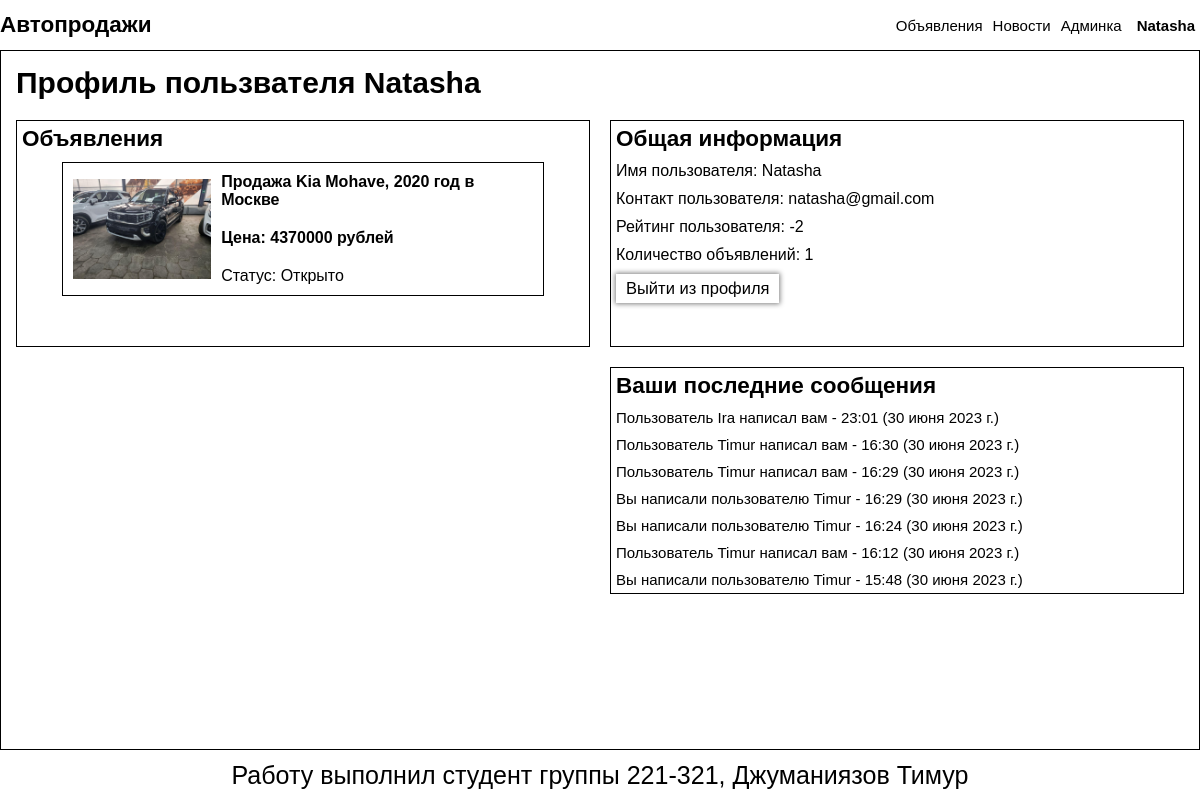
The app's page /author_profile/2 (signed in) with its own data.
### mainApp/models.py (models this page shows, shortened)
class Advertisement(models.Model):
    author = models.ForeignKey(User, on_delete=models.CASCADE, verbose_name='Автор')
    image = models.ImageField(upload_to='images/advertisements/%Y/%m/%d', verbose_name='Изображение')
    title = models.CharField(max_length=200, verbose_name="Заголовок")
    text = models.TextField(verbose_name='Описание')
    price = models.IntegerField(verbose_name='Цена')
    is_close = models.BooleanField(default=False, verbose_name='Закрыто')
    created_at = models.DateField(null=True, auto_now_add=True, verbose_name='Дата написания')
    class Meta:
        verbose_name = "Объявление"
        verbose_name_plural = "Объявления"

class Сommunication(models.Model):
    sender = models.ForeignKey(User, on_delete=models.CASCADE, related_name='sender', verbose_name='Отправитель')
    recipient = models.ForeignKey(User, on_delete=models.CASCADE, related_name='recipient', verbose_name='Получатель')
    text = models.TextField(verbose_name='Содержание')
    created_date = models.DateField(null=True, auto_now_add=True, verbose_name='Дата написания')
    created_time = models.TimeField(auto_now_add=True, null=True, verbose_name='Время написания')
    class Meta:
       verbose_name = "Сообщение"
       verbose_name_plural = "Общение"

### mainApp/views.py (the view)
# urls.py: path('author_profile/<int:user_id>', show_author_profile, name='author_profile'),
def show_author_profile(request, user_id:int):
    user = request.user
    author = get_object_or_404(User, pk=user_id)
    advertisements = list(Advertisement.objects.filter(author_id=user_id))[::-1]
    messages = []
    author_rating = 0 + sum([record.value for record in Rating.objects.filter(evaluated_id=author.id)])
    was_evaluated = ''
    context = {'author': author,
               'advertisements': advertisements,
               'messages': messages,
               'author_rating': author_rating}
    if user.is_authenticated:
        if (user.id == author.id):
            messages = Сommunication.objects.filter(sender_id=user.id) | Сommunication.objects.filter(recipient_id=user.id)
            context['messages'] = sorted(messages, key=lambda x: (x.created_date, x.created_time), reverse=True)
        was_evaluated = list(Rating.objects.filter(evaluating_id=user.id, evaluated_id=author.id))
        if was_evaluated:
            context['was_evaluated'] = was_evaluated[0]
    return render(request, 'author_profile.html', context)

### mainApp/templates/author_profile.html (shortened to what this page needs)
{% extends "base.html" %}
{% block content %}
    {% load static %}
    <h1>Профиль пользвателя {{ author }}</h1>
    <div class="profile-container">
        <div class="advertisements wrapper">
            <h2>Объявления</h2>
            <div class="list wrapper" style="align-items: center;">
                {% if advertisements %}
                {% for record in advertisements %}
                <a href="{% url 'mainApp:one_advertisement' record.id %}" class="advertisement">
                    <img class="" src="{% static record.image %}" alt="">
                    <div class="advertisement__desc">
                        <p class="advertisement__title common-text">{{ record.title }}</p>
                        <p class="advertisement__price common-text">Цена: {{ record.price }} рублей</p>
                        <p class="common-text">Статус: {% if not record.is_close %}Открыто{% else %}Закрыто{% endif %}</p>
                    </div>
                </a>
                {% endfor %}
                {% else %}
                <p class="common-text">Объявления не найдены</p>
                {% endif %}
            </div>
        </div>
        <div class="info wrapper">
            <h2>Общая информация</h2>
            <div class="list wrapper">
                <p class="common-text">Имя пользователя: {{ author }}</p>
                <p class="common-text">Контакт пользователя: {{ author.email }}</p>
                <p class="common-text">Рейтинг пользователя: <span class="rating-value">{{ author_rating }}</span></p>
                <p class="common-text">Количество объявлений: {{ advertisements|length}}</p>
                {% if user.id == author.id %}
                <a href="{% url 'users:logout' %}" class="btn">Выйти из профиля</a>
                {% endif %}
            </div>
        </div>
        {% if user.id == author.id %}
        <div class="messages wrapper" style="grid-column: 2;">
            <h2>Ваши последние сообщения</h2>
            {% if messages %}
                {% for message in messages %}
                    {% if message.sender.id != user.id %}
                    <a href="{% url 'mainApp:chat' message.sender.id %}">Пользователь {{ message.sender }} написал вам - {{ message.created_time }} ({{ message.created_date }})</a>
                    {% else %}
                    <a href="{% url 'mainApp:chat' message.recipient.id %}">Вы написали пользователю {{ message.recipient }} - {{ message.created_time }} ({{ message.created_date }})</a>
                    {% endif %}
                {% endfor %}
            {% endif %}
        </div>
        {% endif %}
    </div>
{% endblock content %}

### mainApp/templates/base.html (shortened to what this page needs)
{% load static %}
<!DOCTYPE html>
<html lang="ru">
<head>
    <link rel="stylesheet" href="{% static 'styles/base.css' %}">
</head>
<body>
    <header class="header">
        <div class="container header__container">
            <a href="/" class="header__logo">Автопродажи</a>
            <nav class="header__nav">
                <ul class="menu">
                    <li class="menu__item">
                        <a class="menu__link" href="{% url 'mainApp:all_advertisements' %}">Объявления</a>
                    </li>
                    <li class="menu__item">
                        <a class="menu__link" href="{% url 'mainApp:all_news' %}">Новости</a>
                    </li>
                    <li class="menu__item">
                        <a class="menu__link" href="/admin">Админка</a>
                    </li>
                </ul>
                <ul class="menu header__user-info">
                    {% if not user.is_authenticated %}
                        <li class="menu__item">
                            <a class="menu__link" href="{% url 'users:register' %}">Регистрация</a>
                        </li>
                        <li class="menu__item">
                            <a class="menu__link" href="{% url 'users:login' %}">Вход</a>
                        </li>
                    {% else %}
                        <li class="menu__item">
                            <a class="menu__link" href="{% url 'mainApp:author_profile' user.id %}">{{ user }}</a>
                        </li>
                    {% endif %}
                </ul>
            </nav>
        </div>
    </header>
    <main class="main">
        <div class="container main__container">
            {% block content %}{% endblock content %}
        </div>
    </main>
    <footer class="footer">
        <div class="container footer__container">
            <p class="common-text common-text--size_big">Работу выполнил студент группы 221-321, Джуманиязов Тимур</p>
        </div>
    </footer>
</body>

### mainApp/static/styles/base.css (style rules this page uses)
:root { font-size: 15px; }
*, *::before, *::after { padding: 0; margin: 0; box-sizing: border-box; }
a { color: black; text-decoration: none; }
.container { max-width: 1200px; margin: 0 auto; }
.wrapper { display: flex; flex-direction: column; }
body { display: flex; flex-direction: column; height: 100vh; font-family: Verdana, Geneva, Tahoma, sans-serif; }
.main { flex: 1 1 0; width: 100%; }
.main__container { height: 100%; border-right: 1px solid black; border-left: 1px solid black; padding: 15px; }
.header { border-bottom: 1px solid black; }
.header__container { display: flex; justify-content: space-between; align-items: center; height: 50px; }
.header__logo { font-size: 1.5rem; text-decoration: none; font-weight: bold; }
.header__nav { display: flex; justify-content: space-between; align-items: center; gap: 10px; }
.header__user-info { background-color: rgba(255, 255, 255, 0.2); border-radius: 5px; padding: 2px 5px; font-weight: 600; }
.menu { list-style: none; display: flex; justify-content: space-between; align-items: center; gap: 10px; }
.menu__link { display: inline-block; text-decoration: none; }
.common-text { font-size: 1.067rem; }
.common-text--size_big { font-size: 1.67rem; }
.btn { cursor: pointer; padding: 5px 10px; font-size: 1.1rem; display: inline-block; width: fit-content; }
.footer { border-top: 1px solid black; }
.footer__container { display: flex; align-items: center; justify-content: center; height: 50px; }

### mainApp/templates/author_profile.html (style rules this page uses)
.profile-container { margin-top: 20px; display: grid; grid-template: 1fr 1fr / 1fr 1fr; gap: 20px; }
.advertisements, .info, .messages { border: 1px solid black; gap: 10px; padding: 5px; max-height: 500px; overflow-y: scroll; }
.list { gap: 10px; }
.advertisement { border: 1px solid black; padding: 10px; display: flex; gap: 10px; max-width: 98%; }
.advertisement__title { font-weight: Bold; }
.advertisement__price { font-weight: Bold; }
.advertisement__desc { display: flex; flex-direction: column; gap: 20px; justify-content: flex-start; }
img { width: 100%; max-width: 30%; height: 100px; align-self: flex-start; display: inline-block; align-self: center; object-fit: cover; }
.btn { box-shadow: 0 0 5px 1px gray; }

### records on screen
Advertisement: image (picture), title "Продажа Kia Mohave, 2020 год в Москве", price "4370000", is_close "Открыто"
Сommunication: sender "Ira", created_time "23:01", created_date "30 июня 2023 г."
Сommunication: sender "Timur", created_time "16:30", created_date "30 июня 2023 г."
Сommunication: sender "Timur", created_time "16:29", created_date "30 июня 2023 г."
Сommunication: recipient "Timur", created_time "16:29", created_date "30 июня 2023 г."
Сommunication: recipient "Timur", created_time "16:24", created_date "30 июня 2023 г."
Сommunication: sender "Timur", created_time "16:12", created_date "30 июня 2023 г."
Сommunication: recipient "Timur", created_time "15:48", created_date "30 июня 2023 г."

### other values on screen
{{ user }} "Natasha"
{{ author }} "Natasha"
{{ author.email }} "natasha@gmail.com"
{{ author_rating }} "-2"
{{ advertisements|length }} "1"
